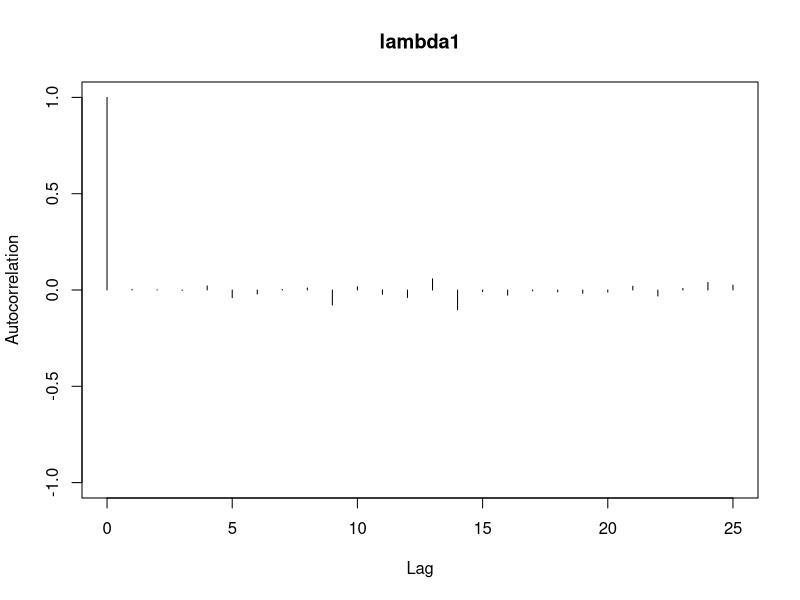
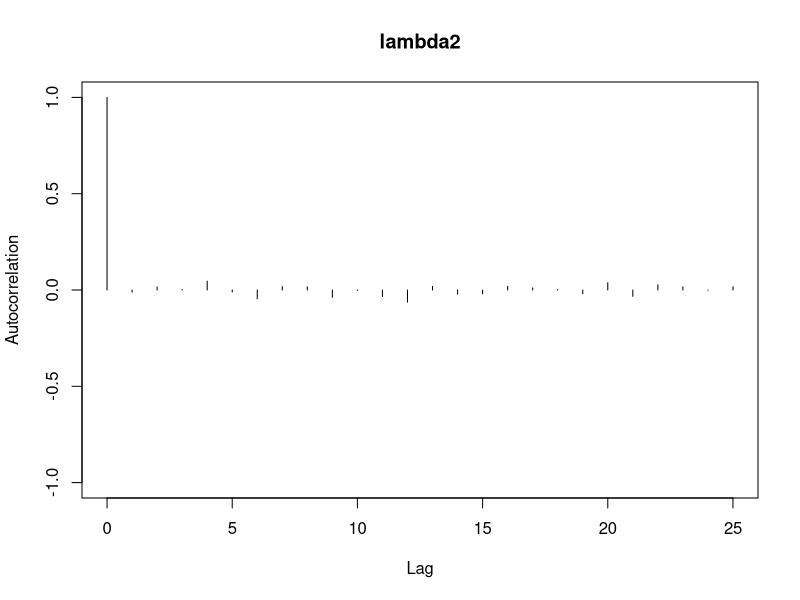
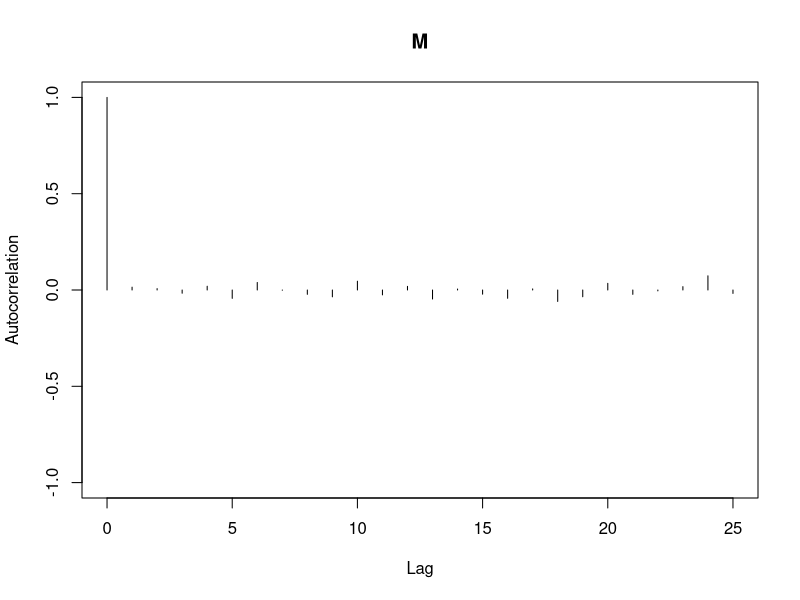

These charts were generated, in order, by the following R code:
## ---- chunk 1
set.seed(325235)
## ---- chunk 2
data(coal, package = "boot")
y <- coal$date |>
  floor() |>
  factor(levels = 1851:1962) |>
  table()
y
## ---- chunk 3
alfa1 <- 0.5
alfa2 <- 0.5
beta1 <- 1
beta2 <- 1
## ---- chunk 4
n <- length(y)
y_total <- sum(y)
y_acumulada_hasta <- cumsum(y[-n])
y_acumulada_desde <- y_total - y_acumulada_hasta
## ---- chunk 5
numero_lotes <- 1e3
longitud_lote <- 1e2
medias_lotes <-
  matrix(
    nrow = numero_lotes, ncol = 3,
    dimnames = list(NULL, c("lambda1", "lambda2", "M"))
  )
lambda1 <- y[as.character(1851:1900)] |> mean()
lambda2 <- y[as.character(1901:1962)] |> mean()
M <- 50
for (i in seq_len(numero_lotes)) {
  suma_lambda1 <- 0
  suma_lambda2 <- 0
  suma_M <- 0
  for (t in seq_len(longitud_lote)) {
    suma_lambda1 <- suma_lambda1 + lambda1
    suma_lambda2 <- suma_lambda2 + lambda2
    suma_M <- suma_M + M
    lambda1 <- rgamma(1,
      shape = alfa1 + y_acumulada_hasta[[M]],
      rate = beta1 + M
    )
    lambda2 <- rgamma(1,
      shape = alfa2 + y_acumulada_desde[[M]],
      rate = beta2 + n - M
    )
    probs_M <- lambda1^y_acumulada_hasta *
      lambda2^y_acumulada_desde *
      exp((lambda2 - lambda1) * seq_len(n - 1))
    M <- sample(seq_len(n - 1), size = 1, prob = probs_M)
  }
  medias_lotes[i, ] <-
    c(suma_lambda1, suma_lambda2, suma_M) / longitud_lote
}

library(coda)

medias_lotes |>
  mcmc() |>
  autocorr.plot(auto.layout = FALSE)

library(purrr)

estimaciones <- medias_lotes |>
  array_branch(margin = 2) |>
  map_dbl(mean)
estimaciones

errores_estandar <- medias_lotes |>
  array_branch(margin = 2) |>
  map_dbl(var) |>
  magrittr::divide_by(numero_lotes) |>
  sqrt()

probabilidad_cobertura <- 0.95
alfa <- 1 - probabilidad_cobertura
percentil <- qnorm(1 - alfa / 2)
map2(
  estimaciones,
  errores_estandar,
  \(estimacion, error) estimacion + c(-1, 1) * error * percentil
)
